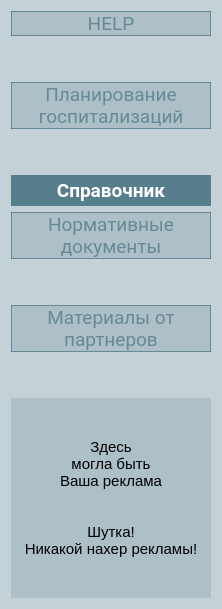
      <widget class="QFrame" name="left_panel">
       <property name="maximumSize">
        <size>
         <width>220</width>
         <height>16777215</height>
        </size>
       </property>
       <property name="styleSheet">
        <string notr="true">background-color: rgba(50, 98, 115, 40);
font-size: 11pt;</string>
       </property>
       <layout class="QVBoxLayout" name="verticalLayout">
        <item>
         <widget class="QPushButton" name="help_page">
          <property name="enabled">
           <bool>false</bool>
          </property>
          <property name="font">
           <font>
            <family>Roboto</family>
            <pointsize>14</pointsize>
           </font>
          </property>
          <property name="styleSheet">
           <string notr="true">QPushButton {
background-color: rgba(50, 98, 115, 190);
font-size: 14pt;
color: White;
border: None;
}

QPushButton::hover {
background-color: rgba(50, 98, 115, 255);
border: 2px solid rgba(92, 158, 173, 255);
}

QPushButton::pressed {
background-color: rgba(92, 158, 173, 255);
border: 1px solid rgba(255, 255, 255, 255);
}

QPushButton::disabled {
background-color:  rgba(50, 98, 115, 40);
border: 1px solid rgba(50, 98, 115, 150);
color:  rgba(50, 98, 115, 150);
}</string>
          </property>
          <property name="text">
           <string>HELP</string>
          </property>
          <property name="icon">
           <iconset resource="../res_main.qrc">
            <normaloff>:/icon/icons/info_white_36dp.svg</normaloff>:/icon/icons/info_white_36dp.svg</iconset>
          </property>
          <property name="iconSize">
           <size>
            <width>32</width>
            <height>32</height>
           </size>
          </property>
         </widget>
        </item>
        <item>
         <spacer name="verticalSpacer_3">
          <property name="orientation">
           <enum>Qt::Vertical</enum>
          </property>
          <property name="sizeHint" stdset="0">
           <size>
            <width>20</width>
            <height>40</height>
           </size>
          </property>
         </spacer>
        </item>
        <item>
         <widget class="QPushButton" name="schedule">
          <property name="enabled">
           <bool>false</bool>
          </property>
          <property name="font">
           <font>
            <family>Roboto</family>
            <pointsize>14</pointsize>
           </font>
          </property>
          <property name="layoutDirection">
           <enum>Qt::RightToLeft</enum>
          </property>
          <property name="styleSheet">
           <string notr="true">QPushButton {
background-color: rgba(50, 98, 115, 190);
font-size: 14pt;
color: White;
border: None;
}

QPushButton::hover {
background-color: rgba(50, 98, 115, 255);
border: 2px solid rgba(92, 158, 173, 255);
}

QPushButton::pressed {
background-color: rgba(92, 158, 173, 255);
border: 1px solid rgba(255, 255, 255, 255);
}

QPushButton::disabled {
background-color:  rgba(50, 98, 115, 40);
border: 1px solid rgba(50, 98, 115, 150);
color:  rgba(50, 98, 115, 150);
}</string>
          </property>
          <property name="text">
           <string>Планирование
госпитализаций</string>
          </property>
          <property name="icon">
           <iconset resource="../res_main.qrc">
            <normaloff>:/icon/icons/calendar_month_white_36dp.svg</normaloff>:/icon/icons/calendar_month_white_36dp.svg</iconset>
          </property>
          <property name="iconSize">
           <size>
            <width>32</width>
            <height>32</height>
           </size>
          </property>
         </widget>
        </item>
        <item>
         <spacer name="verticalSpacer_4">
          <property name="orientation">
           <enum>Qt::Vertical</enum>
          </property>
          <property name="sizeHint" stdset="0">
           <size>
            <width>20</width>
            <height>40</height>
           </size>
          </property>
         </spacer>
        </item>
        <item>
         <widget class="QPushButton" name="almanac">
          <property name="minimumSize">
           <size>
            <width>0</width>
            <height>31</height>
           </size>
          </property>
          <property name="palette">
           <palette>
            <active>
             <colorrole role="WindowText">
              <brush brushstyle="SolidPattern">
               <color alpha="255">
                <red>255</red>
                <green>255</green>
                <blue>255</blue>
               </color>
              </brush>
             </colorrole>
             <colorrole role="Button">
              <brush brushstyle="SolidPattern">
               <color alpha="190">
                <red>50</red>
                <green>98</green>
                <blue>115</blue>
               </color>
              </brush>
             </colorrole>
             <colorrole role="Light">
              <brush brushstyle="SolidPattern">
               <color alpha="255">
                <red>60</red>
                <green>145</green>
                <blue>255</blue>
               </color>
              </brush>
             </colorrole>
             <colorrole role="Midlight">
              <brush brushstyle="SolidPattern">
               <color alpha="255">
                <red>36</red>
                <green>119</green>
                <blue>227</blue>
               </color>
              </brush>
             </colorrole>
             <colorrole role="Dark">
              <brush brushstyle="SolidPattern">
               <color alpha="255">
                <red>6</red>
                <green>47</green>
                <blue>100</blue>
               </color>
              </brush>
             </colorrole>
             <colorrole role="Mid">
              <brush brushstyle="SolidPattern">
               <color alpha="255">
                <red>8</red>
                <green>62</green>
                <blue>133</blue>
               </color>
              </brush>
             </colorrole>
             <colorrole role="Text">
              <brush brushstyle="SolidPattern">
               <color alpha="255">
                <red>255</red>
                <green>255</green>
                <blue>255</blue>
               </color>
              </brush>
             </colorrole>
             <colorrole role="BrightText">
              <brush brushstyle="SolidPattern">
               <color alpha="255">
                <red>255</red>
                <green>255</green>
                <blue>255</blue>
               </color>
              </brush>
             </colorrole>
             <colorrole role="ButtonText">
              <brush brushstyle="SolidPattern">
               <color alpha="255">
                <red>255</red>
                <green>255</green>
                <blue>255</blue>
               </color>
              </brush>
             </colorrole>
             <colorrole role="Base">
              <brush brushstyle="SolidPattern">
               <color alpha="190">
                <red>50</red>
                <green>98</green>
                <blue>115</blue>
               </color>
              </brush>
             </colorrole>
             <colorrole role="Window">
              <brush brushstyle="SolidPattern">
               <color alpha="190">
                <red>50</red>
                <green>98</green>
                <blue>115</blue>
               </color>
              </brush>
             </colorrole>
             <colorrole role="Shadow">
              <brush brushstyle="SolidPattern">
               <color alpha="255">
                <red>0</red>
                <green>0</green>
                <blue>0</blue>
               </color>
              </brush>
             </colorrole>
             <colorrole role="AlternateBase">
              <brush brushstyle="SolidPattern">
               <color alpha="255">
                <red>133</red>
                <green>174</green>
                <blue>227</blue>
               </color>
              </brush>
             </colorrole>
             <colorrole role="ToolTipBase">
              <brush brushstyle="SolidPattern">
               <color alpha="255">
                <red>255</red>
                <green>255</green>
                <blue>220</blue>
               </color>
              </brush>
             </colorrole>
             <colorrole role="ToolTipText">
              <brush brushstyle="SolidPattern">
               <color alpha="255">
                <red>0</red>
                <green>0</green>
                <blue>0</blue>
               </color>
              </brush>
             </colorrole>
             <colorrole role="PlaceholderText">
              <brush brushstyle="SolidPattern">
               <color alpha="128">
                <red>255</red>
                <green>255</green>
                <blue>255</blue>
               </color>
              </brush>
             </colorrole>
            </active>
            <inactive>
             <colorrole role="WindowText">
              <brush brushstyle="SolidPattern">
               <color alpha="255">
                <red>255</red>
                <green>255</green>
                <blue>255</blue>
               </color>
              </brush>
             </colorrole>
             <colorrole role="Button">
              <brush brushstyle="SolidPattern">
               <color alpha="190">
                <red>50</red>
                <green>98</green>
                <blue>115</blue>
               </color>
              </brush>
             </colorrole>
             <colorrole role="Light">
              <brush brushstyle="SolidPattern">
               <color alpha="255">
                <red>60</red>
                <green>145</green>
                <blue>255</blue>
               </color>
              </brush>
             </colorrole>
             <colorrole role="Midlight">
              <brush brushstyle="SolidPattern">
               <color alpha="255">
                <red>36</red>
                <green>119</green>
                <blue>227</blue>
               </color>
              </brush>
             </colorrole>
             <colorrole role="Dark">
              <brush brushstyle="SolidPattern">
               <color alpha="255">
                <red>6</red>
                <green>47</green>
                <blue>100</blue>
               </color>
              </brush>
             </colorrole>
             <colorrole role="Mid">
              <brush brushstyle="SolidPattern">
               <color alpha="255">
                <red>8</red>
                <green>62</green>
                <blue>133</blue>
               </color>
              </brush>
             </colorrole>
             <colorrole role="Text">
              <brush brushstyle="SolidPattern">
               <color alpha="255">
                <red>255</red>
                <green>255</green>
                <blue>255</blue>
               </color>
              </brush>
             </colorrole>
             <colorrole role="BrightText">
              <brush brushstyle="SolidPattern">
               <color alpha="255">
                <red>255</red>
                <green>255</green>
                <blue>255</blue>
               </color>
              </brush>
             </colorrole>
             <colorrole role="ButtonText">
              <brush brushstyle="SolidPattern">
               <color alpha="255">
                <red>255</red>
                <green>255</green>
                <blue>255</blue>
               </color>
              </brush>
             </colorrole>
             <colorrole role="Base">
              <brush brushstyle="SolidPattern">
               <color alpha="190">
                <red>50</red>
                <green>98</green>
                <blue>115</blue>
               </color>
              </brush>
             </colorrole>
             <colorrole role="Window">
              <brush brushstyle="SolidPattern">
               <color alpha="190">
                <red>50</red>
                <green>98</green>
                <blue>115</blue>
               </color>
              </brush>
             </colorrole>
             <colorrole role="Shadow">
              <brush brushstyle="SolidPattern">
               <color alpha="255">
                <red>0</red>
                <green>0</green>
                <blue>0</blue>
               </color>
              </brush>
             </colorrole>
             <colorrole role="AlternateBase">
              <brush brushstyle="SolidPattern">
               <color alpha="255">
                <red>133</red>
                <green>174</green>
                <blue>227</blue>
               </color>
              </brush>
             </colorrole>
             <colorrole role="ToolTipBase">
              <brush brushstyle="SolidPattern">
               <color alpha="255">
                <red>255</red>
                <green>255</green>
                <blue>220</blue>
               </color>
              </brush>
             </colorrole>
             <colorrole role="ToolTipText">
              <brush brushstyle="SolidPattern">
               <color alpha="255">
                <red>0</red>
                <green>0</green>
                <blue>0</blue>
               </color>
              </brush>
             </colorrole>
             <colorrole role="PlaceholderText">
              <brush brushstyle="SolidPattern">
               <color alpha="128">
                <red>255</red>
                <green>255</green>
                <blue>255</blue>
               </color>
              </brush>
             </colorrole>
            </inactive>
            <disabled>
             <colorrole role="WindowText">
              <brush brushstyle="SolidPattern">
               <color alpha="150">
                <red>50</red>
                <green>98</green>
                <blue>115</blue>
               </color>
              </brush>
             </colorrole>
             <colorrole role="Button">
              <brush brushstyle="SolidPattern">
               <color alpha="40">
                <red>50</red>
                <green>98</green>
                <blue>115</blue>
               </color>
              </brush>
             </colorrole>
             <colorrole role="Light">
              <brush brushstyle="SolidPattern">
               <color alpha="255">
                <red>60</red>
                <green>145</green>
                <blue>255</blue>
               </color>
              </brush>
             </colorrole>
             <colorrole role="Midlight">
              <brush brushstyle="SolidPattern">
               <color alpha="255">
                <red>36</red>
                <green>119</green>
                <blue>227</blue>
               </color>
              </brush>
             </colorrole>
             <colorrole role="Dark">
              <brush brushstyle="SolidPattern">
               <color alpha="255">
                <red>6</red>
                <green>47</green>
                <blue>100</blue>
               </color>
              </brush>
             </colorrole>
             <colorrole role="Mid">
              <brush brushstyle="SolidPattern">
               <color alpha="255">
                <red>8</red>
                <green>62</green>
                <blue>133</blue>
               </color>
              </brush>
             </colorrole>
             <colorrole role="Text">
              <brush brushstyle="SolidPattern">
               <color alpha="150">
                <red>50</red>
                <green>98</green>
                <blue>115</blue>
               </color>
              </brush>
             </colorrole>
             <colorrole role="BrightText">
              <brush brushstyle="SolidPattern">
               <color alpha="255">
                <red>255</red>
                <green>255</green>
                <blue>255</blue>
               </color>
              </brush>
             </colorrole>
             <colorrole role="ButtonText">
              <brush brushstyle="SolidPattern">
               <color alpha="150">
                <red>50</red>
                <green>98</green>
                <blue>115</blue>
               </color>
              </brush>
             </colorrole>
             <colorrole role="Base">
              <brush brushstyle="SolidPattern">
               <color alpha="40">
                <red>50</red>
                <green>98</green>
                <blue>115</blue>
               </color>
              </brush>
             </colorrole>
             <colorrole role="Window">
              <brush brushstyle="SolidPattern">
               <color alpha="40">
                <red>50</red>
                <green>98</green>
                <blue>115</blue>
               </color>
              </brush>
             </colorrole>
             <colorrole role="Shadow">
              <brush brushstyle="SolidPattern">
               <color alpha="255">
                <red>0</red>
                <green>0</green>
                <blue>0</blue>
               </color>
              </brush>
             </colorrole>
             <colorrole role="AlternateBase">
              <brush brushstyle="SolidPattern">
               <color alpha="255">
                <red>12</red>
                <green>94</green>
                <blue>200</blue>
               </color>
              </brush>
             </colorrole>
             <colorrole role="ToolTipBase">
              <brush brushstyle="SolidPattern">
               <color alpha="255">
                <red>255</red>
                <green>255</green>
                <blue>220</blue>
               </color>
              </brush>
             </colorrole>
             <colorrole role="ToolTipText">
              <brush brushstyle="SolidPattern">
               <color alpha="255">
                <red>0</red>
                <green>0</green>
                <blue>0</blue>
               </color>
              </brush>
             </colorrole>
             <colorrole role="PlaceholderText">
              <brush brushstyle="SolidPattern">
               <color alpha="75">
                <red>50</red>
                <green>98</green>
                <blue>115</blue>
               </color>
              </brush>
             </colorrole>
            </disabled>
           </palette>
          </property>
          <property name="font">
           <font>
            <family>Roboto</family>
            <pointsize>14</pointsize>
            <bold>true</bold>
           </font>
          </property>
          <property name="layoutDirection">
           <enum>Qt::RightToLeft</enum>
          </property>
          <property name="styleSheet">
           <string notr="true">QPushButton {
background-color: rgba(50, 98, 115, 190);
font-size: 14pt;
color: White;
border: None;
}

QPushButton::hover {
background-color: rgba(50, 98, 115, 255);
border: 2px solid rgba(92, 158, 173, 255);
}

QPushButton::pressed {
background-color: rgba(92, 158, 173, 255);
border: 1px solid rgba(255, 255, 255, 255);
}

QPushButton::disabled {
background-color:  rgba(50, 98, 115, 40);
border: 1px solid rgba(50, 98, 115, 150);
color:  rgba(50, 98, 115, 150);
}</string>
          </property>
          <property name="text">
           <string>Справочник</string>
          </property>
          <property name="icon">
           <iconset resource="../res_main.qrc">
            <normaloff>:/icon/icons/auto_stories_white_36dp.svg</normaloff>:/icon/icons/auto_stories_white_36dp.svg</iconset>
          </property>
          <property name="iconSize">
           <size>
            <width>32</width>
            <height>32</height>
           </size>
          </property>
         </widget>
        </item>
        <item>
         <widget class="QPushButton" name="norm_docs">
          <property name="enabled">
           <bool>false</bool>
          </property>
          <property name="font">
           <font>
            <family>Roboto</family>
            <pointsize>14</pointsize>
           </font>
          </property>
          <property name="layoutDirection">
           <enum>Qt::RightToLeft</enum>
          </property>
          <property name="styleSheet">
           <string notr="true">QPushButton {
background-color: rgba(50, 98, 115, 190);
font-size: 14pt;
color: White;
border: None;
}

QPushButton::hover {
background-color: rgba(50, 98, 115, 255);
border: 2px solid rgba(92, 158, 173, 255);
}

QPushButton::pressed {
background-color: rgba(92, 158, 173, 255);
border: 1px solid rgba(255, 255, 255, 255);
}

QPushButton::disabled {
background-color:  rgba(50, 98, 115, 40);
border: 1px solid rgba(50, 98, 115, 150);
color:  rgba(50, 98, 115, 150);
}</string>
          </property>
          <property name="text">
           <string>Нормативные
документы</string>
          </property>
          <property name="icon">
           <iconset resource="../res_main.qrc">
            <normaloff>:/icon/icons/book_white_36dp.svg</normaloff>:/icon/icons/book_white_36dp.svg</iconset>
          </property>
          <property name="iconSize">
           <size>
            <width>32</width>
            <height>32</height>
           </size>
          </property>
         </widget>
        </item>
        <item>
         <spacer name="verticalSpacer_6">
          <property name="orientation">
           <enum>Qt::Vertical</enum>
          </property>
          <property name="sizeHint" stdset="0">
           <size>
            <width>20</width>
            <height>40</height>
           </size>
          </property>
         </spacer>
        </item>
        <item>
         <widget class="QPushButton" name="partners">
          <property name="enabled">
           <bool>false</bool>
          </property>
          <property name="font">
           <font>
            <family>Roboto</family>
            <pointsize>14</pointsize>
           </font>
          </property>
          <property name="layoutDirection">
           <enum>Qt::RightToLeft</enum>
          </property>
          <property name="styleSheet">
           <string notr="true">QPushButton {
background-color: rgba(50, 98, 115, 190);
font-size: 14pt;
color: White;
border: None;
}

QPushButton::hover {
background-color: rgba(50, 98, 115, 255);
border: 2px solid rgba(92, 158, 173, 255);
}

QPushButton::pressed {
background-color: rgba(92, 158, 173, 255);
border: 1px solid rgba(255, 255, 255, 255);
}

QPushButton::disabled {
background-color:  rgba(50, 98, 115, 40);
border: 1px solid rgba(50, 98, 115, 150);
color:  rgba(50, 98, 115, 150);
}</string>
          </property>
          <property name="text">
           <string>Материалы от
партнеров</string>
          </property>
          <property name="icon">
           <iconset resource="../res_main.qrc">
            <normaloff>:/icon/icons/sticky_note_2_white_36dp.svg</normaloff>:/icon/icons/sticky_note_2_white_36dp.svg</iconset>
          </property>
          <property name="iconSize">
           <size>
            <width>32</width>
            <height>32</height>
           </size>
          </property>
          <property name="default">
           <bool>false</bool>
          </property>
         </widget>
        </item>
        <item>
         <spacer name="verticalSpacer_5">
          <property name="orientation">
           <enum>Qt::Vertical</enum>
          </property>
          <property name="sizeHint" stdset="0">
           <size>
            <width>20</width>
            <height>40</height>
           </size>
          </property>
         </spacer>
        </item>
        <item>
         <widget class="QLabel" name="label_111">
          <property name="minimumSize">
           <size>
            <width>200</width>
            <height>200</height>
           </size>
          </property>
          <property name="maximumSize">
           <size>
            <width>200</width>
            <height>200</height>
           </size>
          </property>
          <property name="text">
           <string>Здесь
могла быть
Ваша реклама


Шутка!
Никакой нахер рекламы!</string>
          </property>
          <property name="scaledContents">
           <bool>true</bool>
          </property>
          <property name="alignment">
           <set>Qt::AlignCenter</set>
          </property>
         </widget>
        </item>
       </layout>
      </widget>
